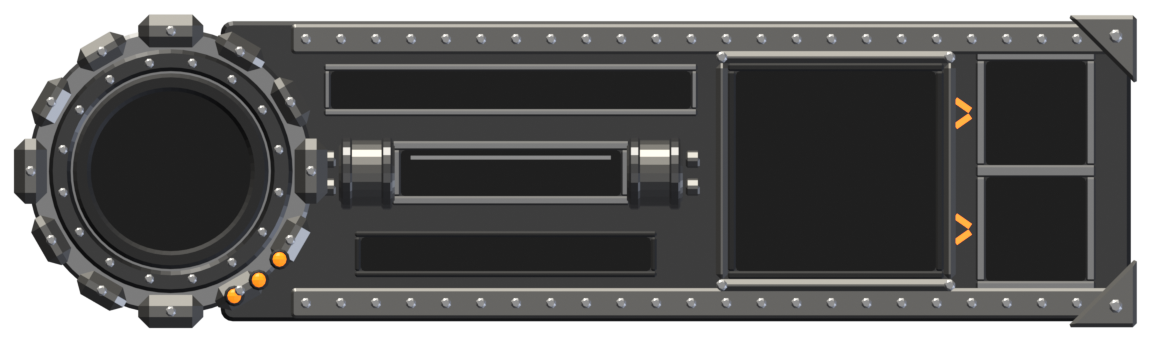
#> input picture ArtSource/UI/V2A/renders/HudRight.png, 1151 x 342 px, given in place of icon_frame_selected.png, which was not available
$ python build_weapon_icons.py
#> lines starting #> are read from the running program, lines starting #| are printed output that depends on the picture; pictures that were not available may be replaced by others from this repository, and a replacement may not be noted
### ArtSource/Tools/compose_icon.py
"""Compone un render 3D (PNG con alpha) dentro del marco metálico de los íconos de items.

Uso:
    python compose_icon.py <render.png> <salida.png> [--locked] [--frame <marco.png>] [--fill 0.94] [--shadow 0]

`--locked` usa el marco desaturado y apaga el render, como los íconos `_locked` del juego.
"""
import argparse
import os

from PIL import Image, ImageChops, ImageEnhance, ImageFilter, ImageOps

_TEMPLATES = os.path.join(os.path.dirname(os.path.abspath(__file__)), "..", "Templates")
FRAME_SELECTED = os.path.join(_TEMPLATES, "icon_frame_selected.png")
FRAME_LOCKED = os.path.join(_TEMPLATES, "icon_frame_locked.png")

# Interior del panel, medido sobre el marco de 364x386 y escalado al tamaño real. Las esquinas
# llevan placas atornilladas que se solapan con el panel, por eso se preservan.
REF_W, REF_H = 364, 386
INSET_X, INSET_TOP, INSET_BOTTOM = 31, 34, 33
CORNER = 78


def clean_frame(frame: Image.Image) -> tuple[Image.Image, tuple[int, int, int, int]]:
    frame = frame.convert("RGBA")
    w, h = frame.size
    sx, sy = w / REF_W, h / REF_H
    ix, it, ib = round(INSET_X * sx), round(INSET_TOP * sy), round(INSET_BOTTOM * sy)
    cx_, cy_ = round(CORNER * sx), round(CORNER * sy)
    x0, y0, x1, y1 = ix, it, w - ix, h - ib
    px = frame.load()
    out = frame.copy()
    opx = out.load()
    top_safe, bottom_safe = y0 + cy_ - it, y1 - (cy_ - ib)

    # El perfil de fondo se toma de las columnas pegadas al marco, fuera de las esquinas, y se
    # filtra con mediana: si algún píxel del arma original toca el borde, no deja rayas.
    corner_off = cx_ - ix + 2

    def column_profile(edge_x, corner_x):
        vals = {}
        for y in range(y0, y1):
            x = corner_x if (y < top_safe or y >= bottom_safe) else edge_x
            vals[y] = px[x, y][:3]
        smooth = {}
        for y in range(y0, y1):
            win = sorted(vals[max(y0, min(y1 - 1, y + d))] for d in range(-12, 13))
            smooth[y] = win[len(win) // 2]
        return smooth

    left_p = column_profile(x0 + 2, x0 + corner_off)
    right_p = column_profile(x1 - 3, x1 - 1 - corner_off)
    for y in range(y0, y1):
        in_corner_rows = y < top_safe or y >= bottom_safe
        lx = x0 + (cx_ - ix if in_corner_rows else 1)
        rx = x1 - 1 - (cx_ - ix if in_corner_rows else 1)
        left, right = left_p[y], right_p[y]
        for x in range(lx, rx + 1):
            t = (x - x0) / max(1, x1 - x0)
            opx[x, y] = tuple(int(left[i] * (1 - t) + right[i] * t) for i in range(3)) + (255,)
    return out, (x0, y0, x1, y1)


def stylize(render: Image.Image, outline_px: int, shadow_px: int) -> Image.Image:
    render = render.convert("RGBA")
    bbox = render.getchannel("A").getbbox()
    render = render.crop(bbox)
    pad = outline_px + shadow_px + 4
    canvas = Image.new("RGBA", (render.width + pad * 2, render.height + pad * 2), (0, 0, 0, 0))
    canvas.alpha_composite(render, (pad, pad))
    alpha = canvas.getchannel("A")

    outline_a = alpha.filter(ImageFilter.MaxFilter(outline_px * 2 + 1))
    outline = Image.new("RGBA", canvas.size, (12, 11, 10, 255))
    outline.putalpha(outline_a)

    layers = [outline, canvas]
    if shadow_px > 0:
        shadow_a = outline_a.filter(ImageFilter.GaussianBlur(shadow_px)).point(lambda v: int(v * 0.55))
        shadow = Image.new("RGBA", canvas.size, (0, 0, 0, 255))
        shadow.putalpha(ImageChops.offset(shadow_a, shadow_px // 2, shadow_px))
        layers.insert(0, shadow)

    result = Image.new("RGBA", canvas.size, (0, 0, 0, 0))
    for layer in layers:
        result.alpha_composite(layer)
    return result


def grade(render: Image.Image, exposure: float, contrast: float) -> Image.Image:
    rgb, a = render.convert("RGB"), render.getchannel("A")
    rgb = ImageEnhance.Contrast(ImageEnhance.Brightness(rgb).enhance(exposure)).enhance(contrast)
    rgb.putalpha(a)
    return rgb


def desaturate(render: Image.Image, brightness: float = 0.8) -> Image.Image:
    a = render.getchannel("A")
    gray = ImageEnhance.Brightness(ImageOps.grayscale(render.convert("RGB"))).enhance(brightness).convert("RGB")
    gray.putalpha(a)
    return gray


def compose(render_path, out_path, frame_path=None, fill=0.94, outline=True, exposure=0.82, contrast=1.15,
            shadow_px=0, locked=False):
    frame_path = frame_path or (FRAME_LOCKED if locked else FRAME_SELECTED)
    frame, (x0, y0, x1, y1) = clean_frame(Image.open(frame_path))
    render = Image.open(render_path).convert("RGBA")
    render = grade(render.crop(render.getchannel("A").getbbox()), exposure, contrast)
    if locked:
        render = desaturate(render)

    inner_w, inner_h = x1 - x0, y1 - y0
    scale = min(inner_w * fill / render.width, inner_h * fill / render.height)
    render = render.resize((max(1, round(render.width * scale)), max(1, round(render.height * scale))), Image.LANCZOS)
    if outline:
        render = stylize(render, outline_px=3, shadow_px=shadow_px)

    cx, cy = (x0 + x1) // 2, (y0 + y1) // 2
    frame.alpha_composite(render, (cx - render.width // 2, cy - render.height // 2))
    frame.save(out_path)
    return out_path


# [13 lines that do not run on import are left out]

### ArtSource/Tools/build_weapon_icons.py
"""Regenera los íconos `_selected` y `_locked` de las armas a partir de sus renders.

Sobrescribe los PNG manteniendo sus `.meta`, así WeaponUiIconCatalog y los WeaponSO siguen apuntando al mismo GUID.
Uso (desde la raíz del repo):
    python ArtSource/Tools/build_weapon_icons.py
"""
import os
import sys

sys.path.insert(0, os.path.dirname(os.path.abspath(__file__)))
from compose_icon import compose  # noqa: E402

ICON_DIR = "Assets/Art/UI/Icons/Weapons"
WEAPONS = ("cannon", "rocket", "flame", "morter", "blade")

for name in WEAPONS:
    render = f"{ICON_DIR}/item_weapon_{name}_render.png"
    compose(render, f"{ICON_DIR}/item_weapon_{name}_selected.png")
#> in clean_frame, frame is the input picture: PIL image 1151x342 RGBA; mean R, G, B, A 54.7, 54.2, 53.6, 210.3
#> after the loop in column_profile, `for y in range(y0, y1):`: vals = 283 items
#> the loop in clean_frame, `for y in range(y0, y1):` made 283 passes
#> (left, right) on passes 1 to 3: ((62, 61, 62), (102, 101, 98)), ((62, 61, 62), (102, 101, 98)), ((62, 61, 62), (102, 101, 98))
#> in compose, `frame, (x0, y0, x1, y1) = clean_frame(Image.open(frame_path))`: x0 = 98; y0 = 30; x1 = 1053; y1 = 313
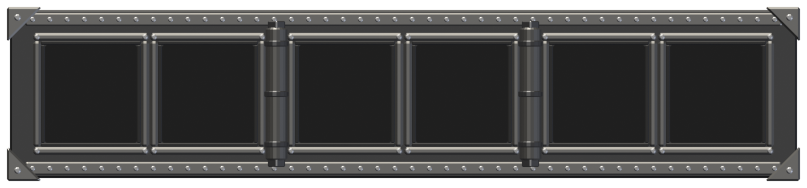
#> input picture ArtSource/UI/V2A/renders/HudCenter.png, 1614 x 376 px, given in place of item_weapon_cannon_render.png, which was not available (shown at 1/2 size)
#> in compose, render is the input picture: PIL image 1614x376 RGBA; mean R, G, B, A 54.7, 54.4, 53.8, 223.5
#> in compose, `inner_w, inner_h = x1 - x0, y1 - y0`: inner_w = 955; inner_h = 283
#> in compose, `scale = min(inner_w * fill / render.width, inner_h * fill / render.hei..`: scale = 0.565
#> in compose, `render = render.resize((max(1, round(render.width * scale)), max(1, ro..`:
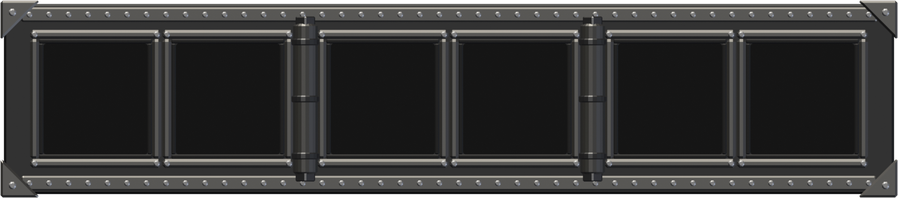
#> render: PIL image 898x198 RGBA; mean R, G, B, A 49.8, 49.5, 47.6, 244; transparent parts drawn white
#> in stylize, `bbox = render.getchannel("A").getbbox()`: bbox = (0, 0, 898, 198)
#> in stylize, `canvas = Image.new("RGBA", (render.width + pad * 2, render.height + pa..`: canvas: PIL image 912x212 RGBA; every value is 0
#> the loop in stylize, `for layer in layers:` made 2 passes
#> after the loop in stylize, `for layer in layers:`:
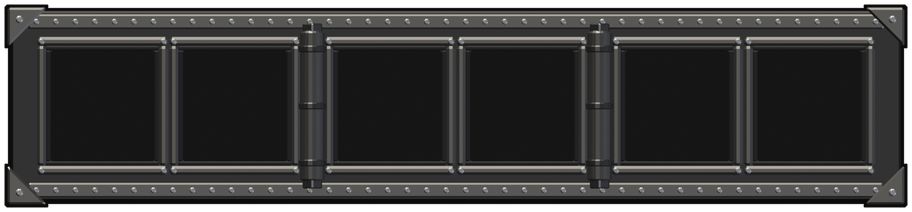
#> result: PIL image 912x212 RGBA; mean R, G, B, A 45, 44.6, 43.9, 233.3; transparent parts drawn white
#> in compose, `cx, cy = (x0 + x1) // 2, (y0 + y1) // 2`: cx = 575; cy = 171
#> in compose, `frame.alpha_composite(render, (cx - render.width // 2, cy - render.hei..`:
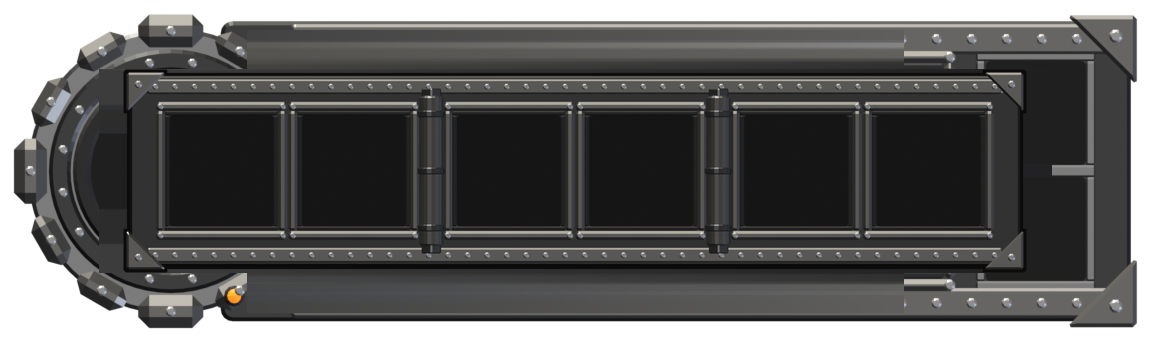
#> frame: PIL image 1151x342 RGBA; mean R, G, B, A 51.5, 51.1, 50.5, 210.3; transparent parts drawn white
    compose(render, f"{ICON_DIR}/item_weapon_{name}_locked.png", locked=True)
#> call 2 of compose, with fill = 0.94, outline = True, exposure = 0.82, contrast = 1.15, shadow_px = 0, locked = True
#> call 2 of stylize, with outline_px = 3, shadow_px = 0
#> in stylize (call 2), `canvas = Image.new("RGBA", (render.width + pad * 2, render.height + pa..`: canvas: PIL image 1274x292 RGBA; every value is 0
#> in stylize (call 2), `alpha = canvas.getchannel("A")`:
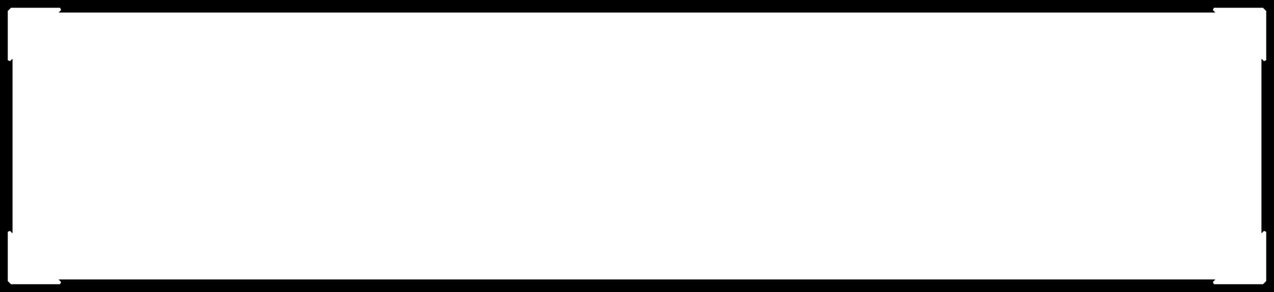
#> alpha: PIL image 1274x292 L; min 0, max 255, mean 229.8
#> the loop in stylize (call 2), `for layer in layers:` made 2 passes
#> after the loop in stylize (call 2), `for layer in layers:`:
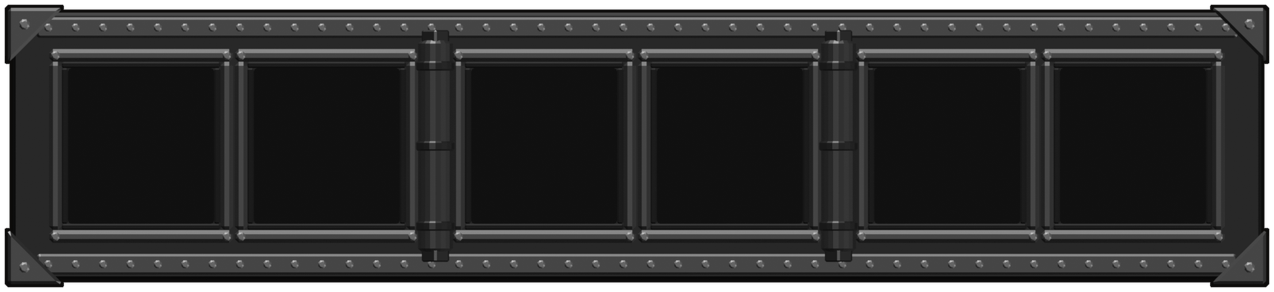
#> result: PIL image 1274x292 RGBA; mean R, G, B, A 36.1, 36, 36, 236.2; transparent parts drawn white
#> in compose (call 2), `frame.alpha_composite(render, (cx - render.width // 2, cy - render.hei..`:
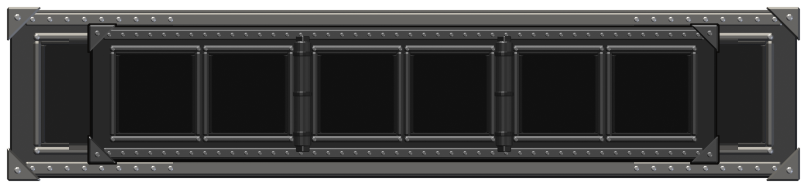
#> frame: PIL image 1614x376 RGBA (shown at 1/2 size); mean R, G, B, A 46.2, 46, 45.6, 223.5; transparent parts drawn white
#> (the run stopped early here; a loop or call above may not have finished)
